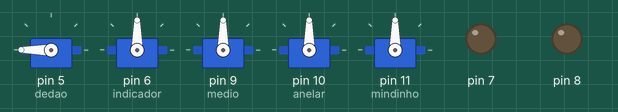
This sketch was run on a simulated Arduino Uno, built with avr-gcc and run on an emulated ATmega328P. Shown: 5 × servo, output pins drawn as LEDs (lit = HIGH).

Above: at 0.1 s.
At 2.1 s:
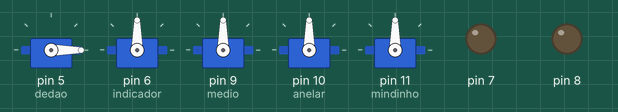
At 4.1 s:
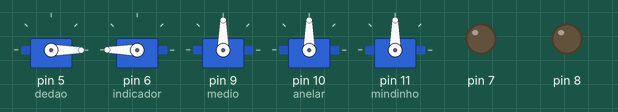
At 10.1 s:
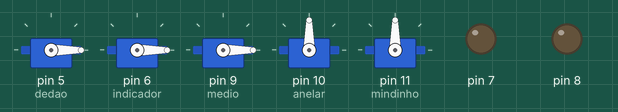
At 16.1 s:
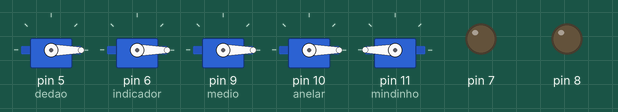
At 22.1 s:
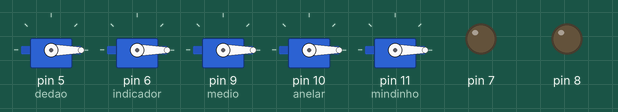
Timing chart, 0 to 23.6 s (numbered marks = the images above):
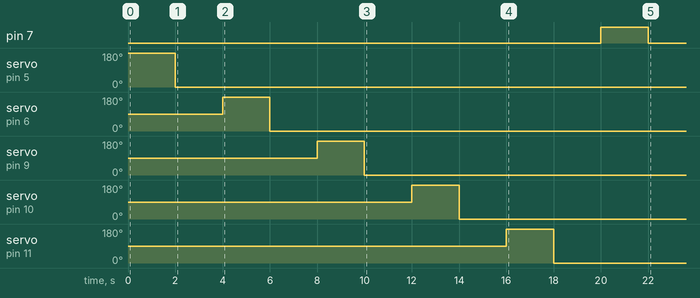

The sketch:

Verfica-funcionamento-servos.ino
```cpp
#include <Servo.h>

Servo dedao;
Servo indicador;
Servo medio;
Servo anelar;
Servo mindinho;

bool teste = true;

void setup() {
  dedao.attach(5);
  indicador.attach(6);
  medio.attach(9);
  anelar.attach(10);
  mindinho.attach(11);
  pinMode(7, OUTPUT);
  pinMode(8, OUTPUT);
}

void loop() {
  while(teste ==true){


    dedao.write(180);
    delay(2000);
    dedao.write(0);
    delay(2000);

    indicador.write(180);
    delay(2000);
    indicador.write(0);
    delay(2000);

    medio.write(180);
    delay(2000);
    medio.write(0);
    delay(2000);

    anelar.write(180);
    delay(2000);
    anelar.write(0);
    delay(2000);

    mindinho.write(180);
    delay(2000);
    mindinho.write(0);
    delay(2000);

    if (dedao.read() != 0 || indicador.read() != 0 || medio.read() != 0 || anelar.read() != 0 || mindinho.read() != 0) {
      digitalWrite(8, HIGH);
      delay(2000);
      digitalWrite(8, LOW);
      teste = false;
    } else {
      digitalWrite(7, HIGH);
      delay(2000);
      digitalWrite(7, LOW);
      teste = false;
    }
  }
 }
```

Measured:
- by itself, pin 7: LOW → HIGH at 20.0 s, → LOW 2.0 s later
- by itself, servo on pin 5 (dedao): 180° → 0° at 2.0 s
- by itself, servo on pin 6 (indicador): 90° → 180° at 4.0 s, → 0° 2.0 s later
- by itself, servo on pin 9 (medio): 90° → 180° at 8.0 s, → 0° 2.0 s later
- by itself, servo on pin 10 (anelar): 90° → 180° at 12.0 s, → 0° 2.0 s later
- by itself, servo on pin 11 (mindinho): 90° → 180° at 16.0 s, → 0° 2.0 s later
